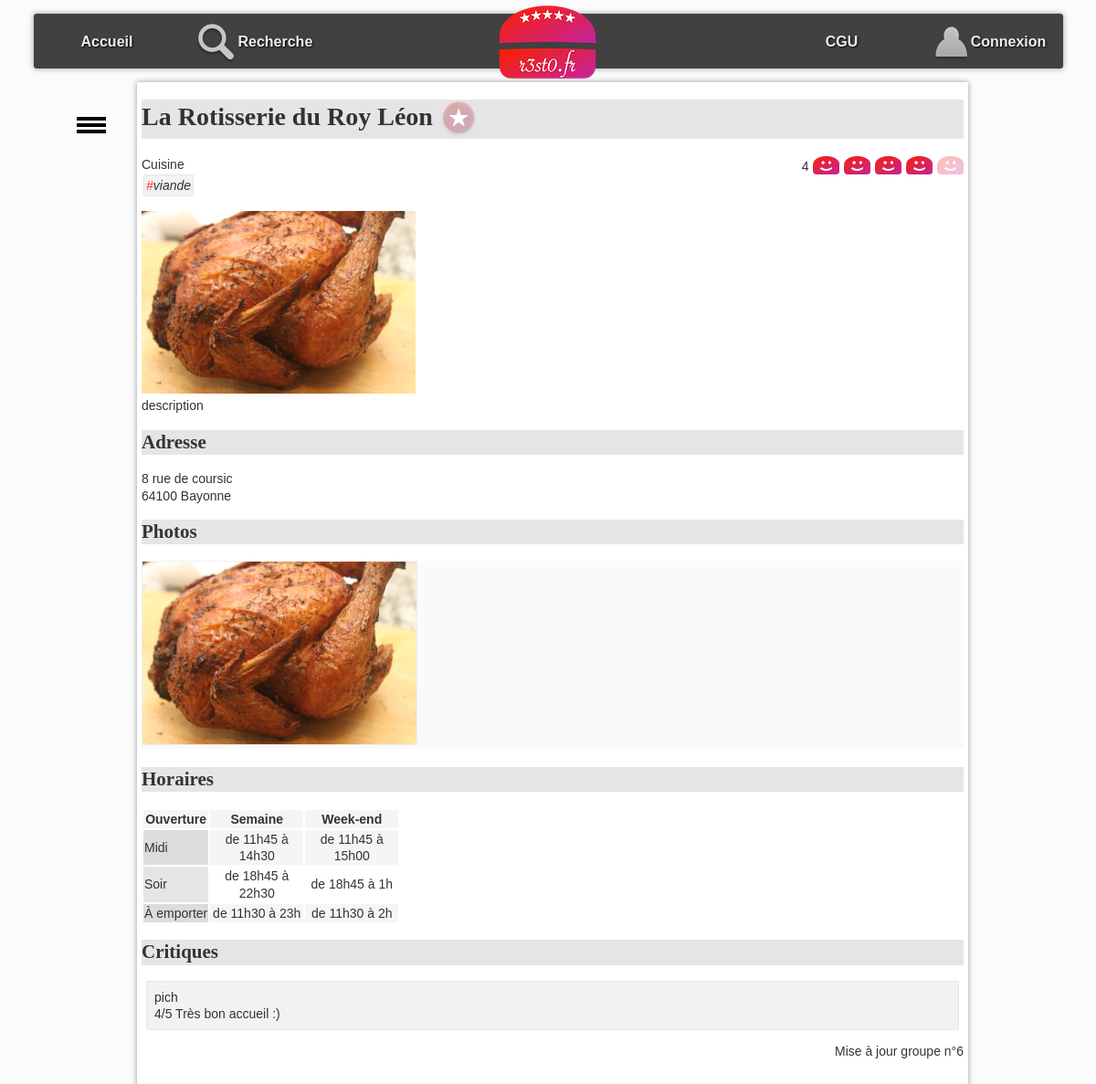
Screenshot of /?action=detail&idR=9 with the database file from the repository.
### tables this page shows
CREATE TABLE IF NOT EXISTS `resto` (
  `idR` bigint(20) NOT NULL AUTO_INCREMENT,
  `nomR` varchar(255) DEFAULT NULL,
  `numAdrR` varchar(20) DEFAULT NULL,
  `voieAdrR` varchar(255) DEFAULT NULL,
  `cpR` char(5) DEFAULT NULL,
  `villeR` varchar(255) DEFAULT NULL,
  `latitudeDegR` float DEFAULT NULL,
  `longitudeDegR` float DEFAULT NULL,
  `descR` text,
  `horairesR` text,
  PRIMARY KEY (`idR`)
);

CREATE TABLE IF NOT EXISTS `typecuisine` (
  `idTC` bigint(20) NOT NULL AUTO_INCREMENT,
  `libelleTC` varchar(255) DEFAULT NULL,
  PRIMARY KEY (`idTC`)
);

CREATE TABLE IF NOT EXISTS `photo` (
  `idP` bigint(20) NOT NULL,
  `cheminP` varchar(255) DEFAULT NULL,
  `idR` bigint(20) DEFAULT NULL,
  PRIMARY KEY (`idP`),
  KEY `idR` (`idR`)
);

CREATE TABLE IF NOT EXISTS `critiquer` (
  `idR` bigint(20) NOT NULL,
  `note` int(11) DEFAULT NULL,
  `commentaire` varchar(4096) DEFAULT NULL,
  `idU` bigint(20) NOT NULL,
  PRIMARY KEY (`idR`,`idU`),
  KEY `critiquer_ibfk_8` (`idU`)
);

CREATE TABLE IF NOT EXISTS `utilisateur` (
  `idU` bigint(20) NOT NULL AUTO_INCREMENT,
  `mailU` varchar(150) NOT NULL,
  `mdpU` varchar(255) DEFAULT NULL,
  `pseudoU` varchar(50) DEFAULT NULL,
  `adminU` tinyint(1) NOT NULL DEFAULT '0',
  PRIMARY KEY (`idU`),
  UNIQUE KEY `mailU` (`mailU`)
);

### index.php (called while the page is built, shortened)
<?php
require_once "getRacine.php";
require_once "$racine/includes/autoload.inc.php";
require_once "$racine/includes/authentification.inc.php";
if (isset($_GET["action"])){
    $action = $_GET["action"];
}
else{
    $action = "defaut";
}
$fichier = controleurPrincipal($action);
try{
    require_once "$racine/controleur/$fichier";
} catch (Throwable $e) {
    ajouterMessage($action." : ".$e->getMessage());
    $titre = "Erreur";
    require_once "$racine/vue/entete.html.php";
    require_once "$racine/vue/pied.html.php";
}

### includes/autoload.inc.php (called while the page is built, shortened)
<?php
function chargeurBaseEspacesDeNoms(string $className) {
    $fileName = __DIR__ . '/../';
    $fileName .= str_replace('\\', DIRECTORY_SEPARATOR, $className) . '.class.php';
}

### modele/dao/Bdd.class.php (called while the page is built, shortened)
<?php
class Bdd {
    private static ?PDO $pdo=null;
    private static $login = "root";
    private static $mdp = "";
    private static $bd = "resto2";
    private static $serveur = "localhost";
    private static $pdoOptions = array  (
        PDO::MYSQL_ATTR_INIT_COMMAND => "SET NAMES utf8"
        ,PDO::ATTR_ERRMODE => PDO::ERRMODE_EXCEPTION
                                        );
    public static function connecter() : ?PDO  {
        if (is_null(self::$pdo)) {
                self::$pdo = new PDO("mysql:host=".self::$serveur.";dbname=".self::$bd, self::$login, self::$mdp, self::$pdoOptions);
        }
        return self::$pdo;
    }
    public static function getConnexion() : ?PDO {
        return self::$pdo;
    }
}

### modele/dao/RestoDAO.class.php (called while the page is built, shortened)
<?php
class RestoDAO {
    public static function getOneById(int $id): ?Resto {
        $leResto = null;
        try {
            $requete = "SELECT * FROM resto WHERE idR = :idR";
            $stmt = Bdd::getConnexion()->prepare($requete);
            $stmt->bindParam(':idR', $id, PDO::PARAM_INT);
            $ok = $stmt->execute();
            if ($ok && $stmt->rowCount() > 0) {
                $enreg = $stmt->fetch(PDO::FETCH_ASSOC);
                $leResto = self::enregistrementVersObjet($enreg);
            }
        } catch (PDOException $e) {
            throw new Exception("Erreur dans la méthode " . get_called_class() . "::getOneById : <br/>" . $e->getMessage());
        }
        return $leResto;
    }
    private static function enregistrementVersObjet(array $enreg): Resto {
        $id = $enreg['idR'];
        $leResto = new Resto(
                $enreg['idR'], $enreg['nomR'], $enreg['numAdrR'], $enreg['voieAdrR'], $enreg['cpR'], $enreg['villeR'],
                $enreg['latitudeDegR'], $enreg['longitudeDegR'], $enreg['descR'], $enreg['horairesR']
        );
        $lesCritiques = CritiqueDAO::getAllByResto($id);
        $lesPhotos = PhotoDAO::getAllByResto($id);
        $lesTcProposes = TypeCuisineDAO::getAllProposesByIdR($id);
        $leResto->setLesTypesCuisineProposes($lesTcProposes);
        $leResto->setLesPhotos($lesPhotos);
        $leResto->setLesCritiques($lesCritiques);
        return $leResto;
    }
}

### modele/dao/CritiqueDAO.class.php (called while the page is built, shortened)
<?php
class CritiqueDAO {
    public static function getNoteMoyenneByIdR(int $idR): float {
        $retour = -1;
        try {
            $requete = "select avg(note) as moyenne from critiquer where idR=:idR";
            $stmt = Bdd::getConnexion()->prepare($requete);
            $stmt->bindParam(':idR', $idR, PDO::PARAM_INT);
            $ok = $stmt->execute();
            if ($ok && $stmt->rowCount() > 0) {
                $enreg = $stmt->fetch(PDO::FETCH_ASSOC);
                if (!is_null($enreg["moyenne"])){
                    $retour = $enreg["moyenne"];
                }
            }
        } catch (PDOException $e) {
            throw new Exception("Erreur dans la méthode " . get_called_class() . "::getNoteMoyenneByIdR : <br/>" . $e->getMessage());
        }
        return $retour;
    }
    public static function getAllByResto(int $idR): array {
        $lesObjets = array();
        try {
            $requete = "SELECT * FROM critiquer c"
                    . " INNER JOIN utilisateur u ON  c.idU = u.idU "
                    . " WHERE idR = :idR";
            $stmt = Bdd::getConnexion()->prepare($requete);
            $stmt->bindParam(':idR', $idR, PDO::PARAM_INT);
            $ok = $stmt->execute();
            if ($ok) {
                while ($enreg = $stmt->fetch(PDO::FETCH_ASSOC)) {
                    $user = new Utilisateur($enreg['idU'], $enreg['mailU'], $enreg['mdpU'], $enreg['pseudoU'], $enreg['adminU']);
                    $lesObjets[] = new Critique($enreg['note'], $enreg['commentaire'], $user);
                }
            }
        } catch (PDOException $e) {
            throw new Exception("Erreur dans la méthode " . get_called_class() . "::getAllByResto : <br/>" . $e->getMessage());
        }
        return $lesObjets;
    }
}

### modele/dao/PhotoDAO.class.php (called while the page is built, shortened)
<?php
class PhotoDAO {
    public static function getAllByResto(int $idR): array {
        $lesObjets = array();
        try {
            $requete = "SELECT * FROM photo WHERE idR = :idR";
            $stmt = Bdd::getConnexion()->prepare($requete);
            $stmt->bindParam(':idR', $idR, PDO::PARAM_INT);
            $ok = $stmt->execute();
            if ($ok) {
                while ($enreg = $stmt->fetch(PDO::FETCH_ASSOC)) {
                    $lesObjets[] = new Photo($enreg['idP'], $enreg['cheminP']);
                }
            }
        } catch (PDOException $e) {
            throw new Exception("Erreur dans la méthode " . get_called_class() . "::getAllByResto : <br/>" . $e->getMessage());
        }
        return $lesObjets;
    }
}

### modele/dao/TypeCuisineDAO.class.php (called while the page is built, shortened)
<?php
class TypeCuisineDAO {
    public static function getAllProposesByIdR(int $idR) : array {
        $lesObjets = array();
        try {
            $requete = "select typeCuisine.* from typeCuisine inner join proposer on typeCuisine.idTC = proposer.idTC where proposer.idR = :idR";
            $stmt = Bdd::getConnexion()->prepare($requete);
            $stmt->bindParam(':idR', $idR, PDO::PARAM_INT);
            $ok = $stmt->execute();
            if ($ok) {
                while ($enreg = $stmt->fetch(PDO::FETCH_ASSOC)) {
                    $lesObjets[] = new TypeCuisine($enreg['idTC'], $enreg['libelleTC']);
                }
            }
        } catch (PDOException $e) {
            throw new Exception("Erreur dans la méthode " . get_called_class() . "::getAllProposesByIdR : <br/>" . $e->getMessage());
        }
        return $lesObjets;
    }
}

### modele/metier/Resto.class.php (called while the page is built, shortened)
<?php
class Resto {
    private int $idR;
    private ?string $nomR;
    private ?string $numAdr;
    private ?string $voieAdr;
    private ?string $cpR;
    private ?string $villeR;
    private ?string $descR;
    private ?string $horairesR;
    private array $lesPhotos;
    private array $lesCritiques;
    private array $lesTypesCuisineProposes;
    function __construct(int $idR, string $nomR, ?string $numAdr, ?string $voieAdr, ?string $cpR, ?string $villeR, ?float $latitudeDegR, ?float $longitudeDegR, ?string $descR, ?string $horairesR) {
        $this->idR = $idR;
        $this->nomR = $nomR;
        $this->numAdr = $numAdr;
        $this->voieAdr = $voieAdr;
        $this->cpR = $cpR;
        $this->villeR = $villeR;
        $this->descR = $descR;
        $this->horairesR = $horairesR;
        $this->lesCritiques = array();
        $this->lesPhotos = array();
        $this->lesTypesCuisineProposes = array();
    }
    function getIdR(): int {
        return $this->idR;
    }
    function getNomR(): ?string {
        return $this->nomR;
    }
    function getNumAdr(): ?string {
        return $this->numAdr;
    }
    function getVoieAdr(): ?string {
        return $this->voieAdr;
    }
    function getCpR(): ?string {
        return $this->cpR;
    }
    function getVilleR(): ?string {
        return $this->villeR;
    }
    function getDescR(): ?string {
        return $this->descR;
    }
    function getHorairesR(): ?string {
        return $this->horairesR;
    }
    function getLesPhotos(): array {
        return $this->lesPhotos;
    }
    function getLesCritiques(): array {
        return $this->lesCritiques;
    }
    function getLesTypesCuisineProposes(): array {
        return $this->lesTypesCuisineProposes;
    }
    function setLesPhotos(array $lesPhotos): void {
        $this->lesPhotos = $lesPhotos;
    }
    function setLesCritiques(array $lesCritiques): void {
        $this->lesCritiques = $lesCritiques;
    }
    function setLesTypesCuisineProposes(array $lesTypesCuisineProposes): void {
        $this->lesTypesCuisineProposes = $lesTypesCuisineProposes;
    }
}

### includes/authentification.inc.php (called while the page is built, shortened)
<?php
function getIdULoggedOn(): int {
    if (isLoggedOn()) {
        $ret = intval($_SESSION["idU"]);
    } else {
        $ret = 0;
    }
    return $ret;
}
function isLoggedOn(): bool {
    $ret = false;
    return $ret;
}

### modele/dao/AimerDAO.class.php (called while the page is built, shortened)
<?php
class AimerDAO {
    public static function estAimeById(int $idU, int $idR): bool {
        $retour = false;
        try {
            $requete = "SELECT * FROM aimer WHERE idR=:idR AND idU=:idU";
            $stmt = Bdd::getConnexion()->prepare($requete);
            $stmt->bindParam(':idU', $idU, PDO::PARAM_INT);
            $stmt->bindParam(':idR', $idR, PDO::PARAM_INT);
            $ok = $stmt->execute();
        } catch (PDOException $e) {
            throw new Exception("Erreur dans la méthode " . get_called_class() . "::estAimeByIdU : <br/>" . $e->getMessage());
        }
        return $retour;
    }
}

### vue/vueDetailResto.php (the view, shortened to what this page needs)
<h1><?= $unResto->getNomR(); ?>
    <?php if ($aimer != false) { ?>
        <a href="./?action=aimer&idR=<?= $unResto->getIdR(); ?>" ><img class="aimer" src="images/aime.png" alt="j'aime ce restaurant"></a>
    <?php } else { ?>
        <a href="./?action=aimer&idR=<?= $unResto->getIdR(); ?>" ><img class="aimer" src="images/aimepas.png" alt="je n'aime pas encore ce restaurant"></a>
    <?php } ?>
</h1>
<span id="note">
    <?php echo "$noteMoyen"?>
    <?php for ($i = 1; $i <= 5; $i++) { ?>
        <a class="aimer" href="./?action=noter&note=<?= $i ?>&idR=<?= $unResto->getIdR(); ?>" >
            <?php if ($i <= $noteMoy) { ?>
                <img class="note" src="images/like.png" alt="">
            <?php } else {
                ?>
                <img class="note" src="images/neutre.png" alt="line neutre">
            <?php } ?>
        </a>
    <?php } ?>
</span>
<section>
    Cuisine <br />
    <ul id="tagFood">
        <?php
        foreach ($lesTypesCuisine as $leTC) {
            ?>
            <li class="tag"><span class="tag">#</span><?= $leTC->getLibelleTC() ?></li>
            <?php }
        ?>
    </ul>
</section>
<p id="principal">
    <?php
    if (count($lesPhotos) > 0) {
        $laPhoto = $lesPhotos[0];
        ?>
        <img src="photos/<?= $laPhoto->getCheminP() ?>" alt="photo du restaurant" />
    <?php } ?>
    <br />
    <?= $unResto->getDescR(); ?>
</p>
<h2 id="adresse">
    Adresse
</h2>
<p>
    <?= $unResto->getNumAdr(); ?>
    <?= $unResto->getVoieAdr(); ?><br />
    <?= $unResto->getCpR(); ?>
    <?= $unResto->getVilleR(); ?>
</p>
<h2 id="photos">
    Photos
</h2>
<ul id="galerie">
    <?php
    foreach ($lesPhotos as $laPhoto) {
        ?>
        <li> <img class="galerie" src="photos/<?= $laPhoto->getCheminP() ?>" alt="" /></li>
        <?php
    }
    ?>
</ul>
<h2 id="horaires">
    Horaires
</h2>
<?= $unResto->getHorairesR(); ?>
<h2 id="crit">Critiques</h2>
<ul id="critiques">
    <?php
    foreach ($critiques as $uneCritique) {
        ?>
        <li>
            <span>
                <?= $uneCritique->getLeUtilisateur()->getPseudoU() ?>
            </span>
            <div>
                <span>
                    <?php
                    if ($uneCritique->getNote()) {
                        ?>
                        <?= $uneCritique->getNote() ?>/5
                        <?php
                    }
                    ?>
                </span>
                <span><?= $uneCritique->getCommentaire() ?> </span>
            </div>
        </li>
    <?php } ?>
</ul>

### css/base.css (style rules this page uses)
:root { --largeurPage: 900px; --largeurMenuCont : 200px; --margeCalc: calc((100% - var(--largeurPage)) / 2); --margeMenuHaut : 15px; --hauteurMenuGene:60px; --coulA1:#5A7694; --coulA2:#D7E5ED; --coulB1:#566459; --coulB2:#90974A; --coulC:#CDBCA0; --fondC:#fcfbfb; --padding_cote:5px; }
body { font-family: Arial; color : #333; font-size : 14px; line-height : 1.3; scroll-behavior: smooth; background-color : var(--fondC); }
a.aimer { text-decoration: none; }

### css/cgu.css (style rules this page uses)
h1,h2,h3,h4 { font-family: Futura; background-color : rgba(0,0,0,0.1); }
td.cell { text-align : center; width : 100px; }
td.label { background-color : rgba(0,0,0,0.1); }
tr:nth-child(odd) { background-color : rgb(245,245,245); }

### css/corps.css (style rules this page uses)
#tagFood { display:inline-block; padding-left : 0px; font-style: italic; margin : 0px; }
li.tag { display:inline-block; border:1px solid rgba(0,0,0,0.05); background-color:rgba(0,0,0,0.05); padding:2px; margin:2px; border-radius: 2px; }
span.tag { color:rgb(255,50,50); }
#galerie { margin-top : 0px; margin-bottom : 20px; padding-left : 0px; background-color : rgb(250,250,250); }
#galerie li { display : inline-block; }
img.note { padding-left : 1px; vertical-align : sub; }
img.galerie { border:1px solid rgb(239,239,239); }
#note { float : right; }
img.aimer { vertical-align : middle; }
#critiques { list-style-type : none; padding-left : 0px; }
#critiques>li { border:1px solid rgba(0,0,0,0.05); background-color:rgba(0,0,0,0.05); padding:8px; margin:5px; border-radius: 2px; }

### rows the page displays
resto: nomR "La Rotisserie du Roy Léon", descR "description", numAdrR "8", voieAdrR "rue de coursic", cpR "64100", villeR "Bayonne", horairesR "Ouverture Semaine Week-end Midi de 11h45 à 14h30 de 11h45 à 15h00 Soir de 18h45 à 22h30 de 18h45 à 1h À emporter de 11h30 à 23h de 11h30 à 2h"
typecuisine: libelleTC "viande"
photo: cheminP (picture)
critiquer: idU.pseudoU "pich", note "4", commentaire "Très bon accueil :)"

### other values shown
$noteMoyen "4"
